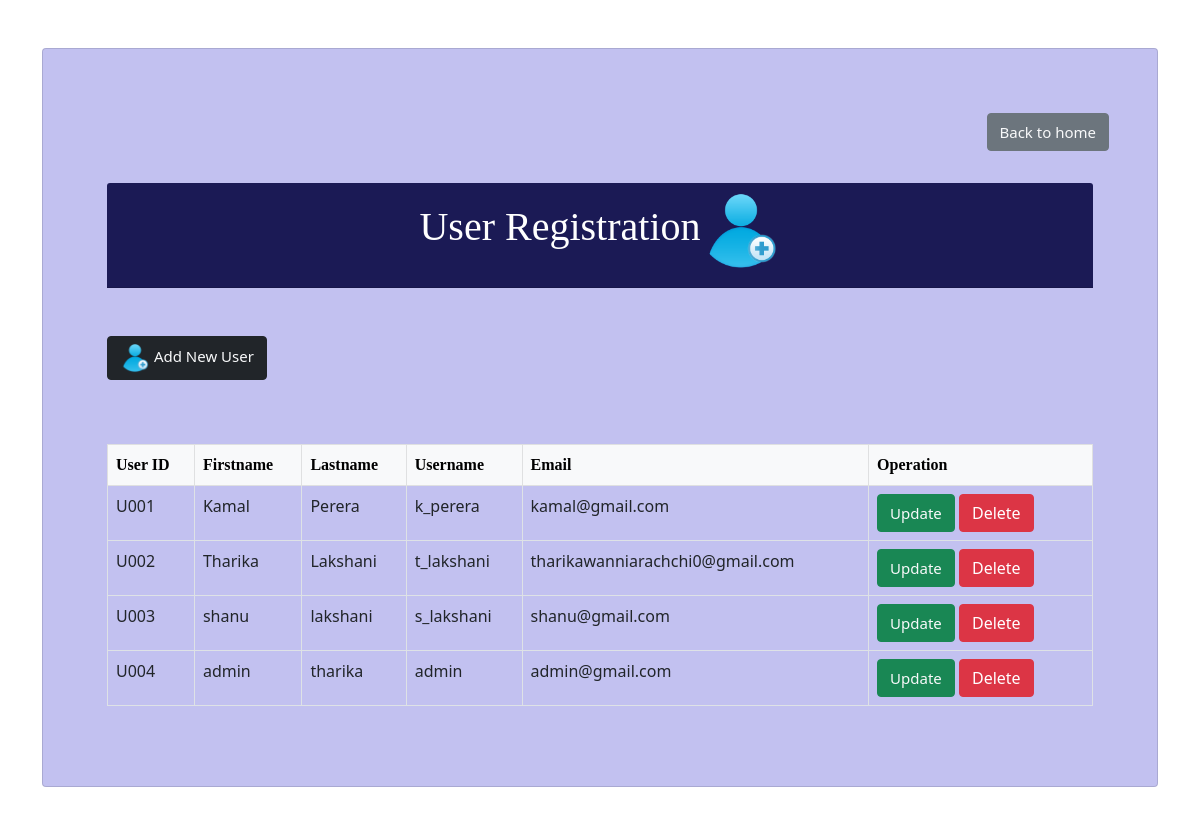
Page /loginAndUser/user_registration.php on the committed database.
### tables this page shows
CREATE TABLE `user` (
  `user_id` varchar(5) NOT NULL,
  `email` varchar(100) NOT NULL,
  `first_name` varchar(100) NOT NULL,
  `last_name` varchar(100) NOT NULL,
  `username` varchar(100) NOT NULL,
  `password` varchar(100) NOT NULL
);

### loginAndUser/user_registration.php (the view, shortened to what this page needs)
<?php
include 'connect.php';
$sql = "SELECT * FROM user";
$result = $conn->query($sql);
?>
<!DOCTYPE html>
<html lang="en">
<head>
    <link rel="stylesheet" href="style.css">
    <link href="https://cdn.jsdelivr.net/npm/bootstrap@5.0.2/dist/css/bootstrap.min.css" rel="stylesheet"
>
</head>
<body>
 <div class="container">
        <div class="card my-5 p-5" style="background:#9f9ee7a2;">
                <div  class="d-grid gap-2 d-md-flex justify-content-md-end">
                    <button class="btn btn-secondary my-3"><a href="homeInterface.php" class="text-light btn_text btn_back">Back to home</a></button>
                </div>
            <div class="card-body">
                <div class="card-header"style="background:#1B1A55 ; color:white;">
                    <h1 class="text-center">User Registration<img src="../img/member.png" alt="userreg" width="80px" height=""></h1>
                </div>
                <button class="btn btn-dark my-5 "><a href="adduser.php" class="text-light btn_text"><img src="../img/member.png" alt="adduser"  width="30px"> Add New User</a></button>
                <table class="table table-bordered">
                        <thead class="table-light">
                            <tr>
                                <th scope="col">User ID</th>
                                <th scope="col">Firstname</th>
                                <th scope="col">Lastname</th>
                                <th scope="col">Username</th>
                                <th scope="col">Email</th>
                                <th scope="col">Operation</th>
                            </tr>
                        </thead>
                <tbody>
                        <?php
                            if ($result->num_rows > 0) {
                            while($row = $result->fetch_assoc()) {
                            echo "<tr>";
                            echo "<td>" . $row['user_id'] . "</td>";
                            echo "<td>" . $row['first_name'] . "</td>";
                            echo "<td>" . $row['last_name'] . "</td>";
                            echo "<td>" . $row['username'] . "</td>";
                            echo "<td>" . $row['email'] . "</td>";
                         ?>
                          <td>
                            <button class="btn btn-success"><a href="update.php?updateid=<?php echo $row['user_id']; ?>" class="text-light btn_text">Update</a></button>
                            <a href="delete.php?delete=<?php echo $row['user_id']; ?>"><button class="btn btn-danger me-2 btn_text">Delete</button></a>
                        </td>
                         <?php
                            echo "</tr>";
                            }
                            } else {
                                echo "<tr><td colspan='6'>No users found</td></tr>";
                                }
                        ?>
                    </tbody>
                </table>
             </div>
        </div>
    </div>
</body>
</html>

### loginAndUser/style.css (style rules this page uses)
h1,h2,th,label { font-family: poppins; }
.btn_text { text-decoration: none; font-weight: 500; font-size: 15px; font-weight: 500; }

### rows in the picture
user: user_id "U001", first_name "Kamal", last_name "Perera", username "k_perera", email "kamal@gmail.com"
user: user_id "U002", first_name "Tharika", last_name "Lakshani", username "t_lakshani", email "tharikawanniarachchi0@gmail.com"
user: user_id "U003", first_name "shanu", last_name "lakshani", username "s_lakshani", email "shanu@gmail.com"
user: user_id "U004", first_name "admin", last_name "tharika", username "admin", email "admin@gmail.com"
